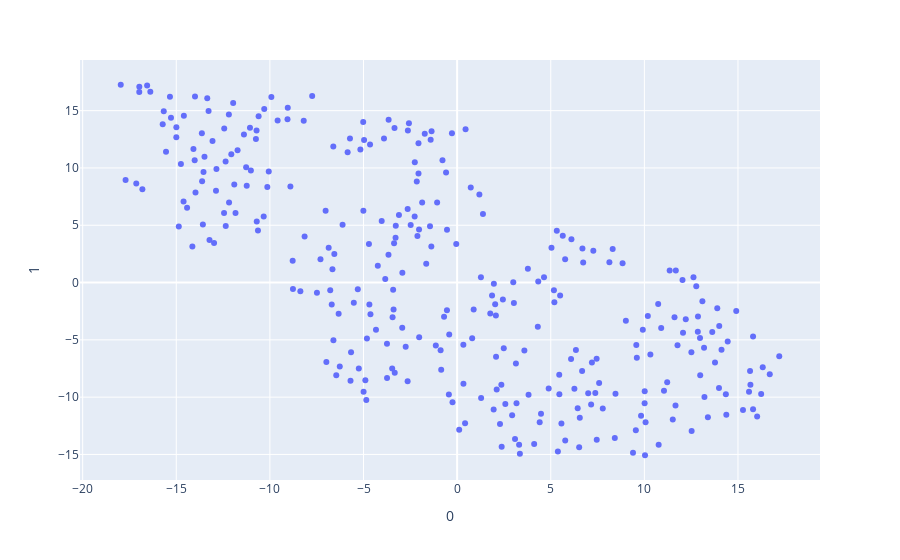

The notebook cell this image was saved under:
### Code cell
tsne = TSNE(n_components=2, verbose=1, random_state=123)
z = tsne.fit_transform(data)
fig = px.scatter(z, x=0, y=1)
fig.show()

### Figure 1 — Plotly figure (JSON) as saved in the notebook; plotly's stock layout.template omitted (floating-point values rounded to 4 significant figures; data arrays with more than 128 entries replaced by an {"elided": "..."} marker saying what was removed)
{"data": [{"hovertemplate": "0=%{x}<br>1=%{y}<extra></extra>", "legendgroup": "", "marker": {"color": "#636efa", "symbol": "circle"}, "mode": "markers", "name": "", "orientation": "v", "showlegend": false, "type": "scatter", "x": {"elided": "303 float values"}, "xaxis": "x", "y": {"elided": "303 float values"}, "yaxis": "y"}], "layout": {"legend": {"tracegroupgap": 0}, "margin": {"t": 60}, "xaxis": {"anchor": "y", "domain": [0, 1], "title": {"text": "0"}}, "yaxis": {"anchor": "x", "domain": [0, 1], "title": {"text": "1"}}}}
